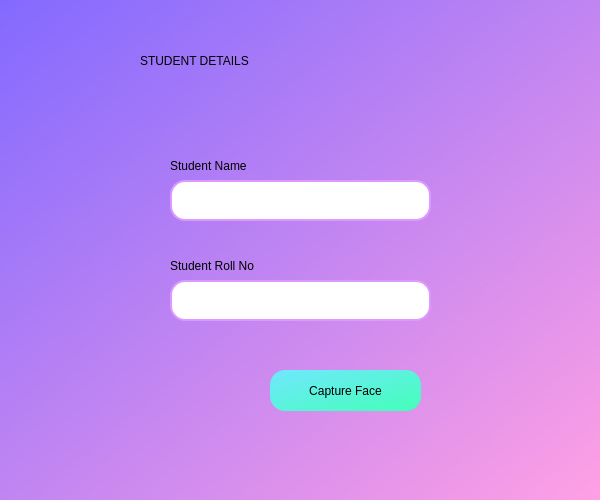
<?xml version="1.0" encoding="UTF-8"?>
<ui version="4.0">
 <class>Dialog</class>
 <widget class="QDialog" name="Dialog">
  <property name="geometry">
   <rect>
    <x>0</x>
    <y>0</y>
    <width>600</width>
    <height>500</height>
   </rect>
  </property>
  <property name="windowTitle">
   <string>Dialog</string>
  </property>
  <property name="styleSheet">
   <string notr="true"/>
  </property>
  <widget class="QWidget" name="widget" native="true">
   <property name="geometry">
    <rect>
     <x>0</x>
     <y>0</y>
     <width>601</width>
     <height>501</height>
    </rect>
   </property>
   <property name="styleSheet">
    <string notr="true">QWidget#widget{
background-color: qlineargradient(spread:pad, x1:0, y1:0.006, x2:1, y2:1, stop:0 rgba(131, 106, 255, 255), stop:1 rgba(255, 160, 228, 255));}</string>
   </property>
   <widget class="QLabel" name="label">
    <property name="geometry">
     <rect>
      <x>140</x>
      <y>30</y>
      <width>351</width>
      <height>61</height>
     </rect>
    </property>
    <property name="styleSheet">
     <string notr="true">font: 28pt &quot;Segoe UI&quot;;</string>
    </property>
    <property name="text">
     <string>STUDENT DETAILS</string>
    </property>
   </widget>
   <widget class="QLabel" name="label_2">
    <property name="geometry">
     <rect>
      <x>170</x>
      <y>150</y>
      <width>131</width>
      <height>31</height>
     </rect>
    </property>
    <property name="styleSheet">
     <string notr="true">font: 12pt &quot;Segoe UI&quot;;</string>
    </property>
    <property name="text">
     <string>Student Name</string>
    </property>
   </widget>
   <widget class="QLabel" name="label_3">
    <property name="geometry">
     <rect>
      <x>170</x>
      <y>250</y>
      <width>131</width>
      <height>31</height>
     </rect>
    </property>
    <property name="styleSheet">
     <string notr="true">font: 12pt &quot;Segoe UI&quot;;</string>
    </property>
    <property name="text">
     <string>Student Roll No</string>
    </property>
   </widget>
   <widget class="QLineEdit" name="lineEdit">
    <property name="geometry">
     <rect>
      <x>170</x>
      <y>180</y>
      <width>261</width>
      <height>41</height>
     </rect>
    </property>
    <property name="styleSheet">
     <string notr="true">QLineEdit{
border: 2px solid rgb(221, 153, 255);
border-radius: 15px;
color: rgb(0, 85, 127);
	font: 12pt &quot;Times New Roman&quot;;
}
QLineEdit:focus{
border: 2px solid rgb(87, 255, 235)
}</string>
    </property>
   </widget>
   <widget class="QLineEdit" name="lineEdit_2">
    <property name="geometry">
     <rect>
      <x>170</x>
      <y>280</y>
      <width>261</width>
      <height>41</height>
     </rect>
    </property>
    <property name="styleSheet">
     <string notr="true">QLineEdit{
border: 2px solid rgb(221, 153, 255);
border-radius: 15px;
color: rgb(0, 85, 127);
	font: 12pt &quot;Times New Roman&quot;;
}
QLineEdit:focus{
border: 2px solid rgb(87, 255, 235)
}</string>
    </property>
   </widget>
   <widget class="QPushButton" name="pushButton">
    <property name="geometry">
     <rect>
      <x>270</x>
      <y>370</y>
      <width>151</width>
      <height>41</height>
     </rect>
    </property>
    <property name="styleSheet">
     <string notr="true">border-radius: 15px;
font: 12pt &quot;Segoe UI&quot;;
background-color: qlineargradient(spread:pad, x1:0, y1:0, x2:1, y2:1, stop:0 rgba(113, 231, 255, 255), stop:1 rgba(67, 255, 183, 255));</string>
    </property>
    <property name="text">
     <string>Capture Face</string>
    </property>
   </widget>
   <widget class="QLabel" name="label_4">
    <property name="geometry">
     <rect>
      <x>180</x>
      <y>370</y>
      <width>61</width>
      <height>41</height>
     </rect>
    </property>
    <property name="text">
     <string/>
    </property>
    <property name="pixmap">
     <pixmap>../Qt Designer/facial-recognition.png</pixmap>
    </property>
    <property name="scaledContents">
     <bool>true</bool>
    </property>
   </widget>
  </widget>
 </widget>
 <resources/>
 <connections/>
</ui>
